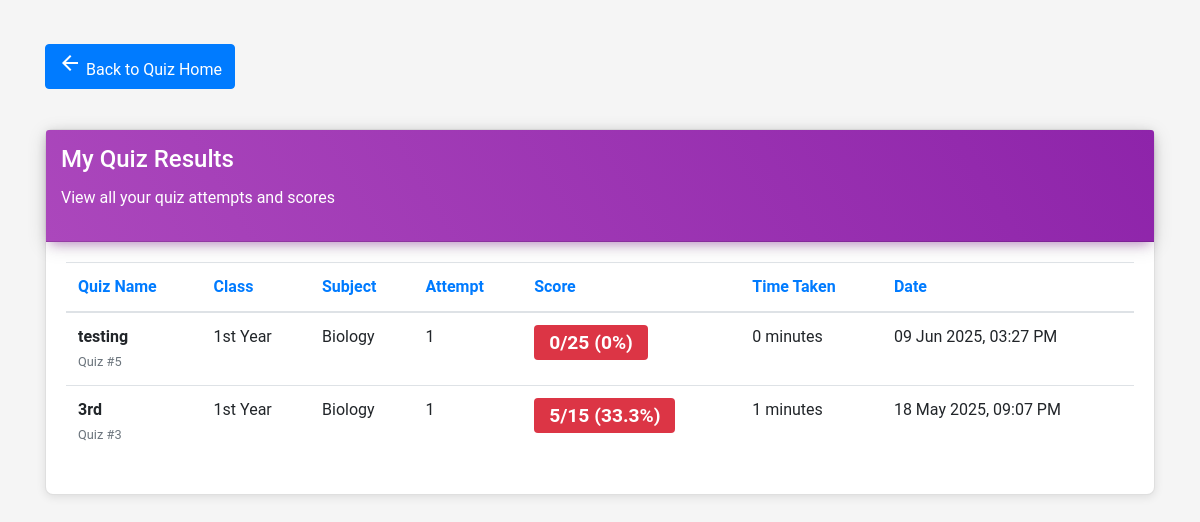
/code/my_results.php (signed in), run on the app's committed database.
### tables this page shows
CREATE TABLE `result` (
  `quizid` int(11) NOT NULL,
  `rollnumber` int(11) NOT NULL,
  `attempt` int(11) NOT NULL,
  `mcqmarks` int(11) NOT NULL,
  `numericalmarks` int(11) NOT NULL,
  `dropdownmarks` int(11) NOT NULL,
  `fillmarks` int(11) NOT NULL,
  `shortmarks` int(11) NOT NULL,
  `essaymarks` int(11) NOT NULL
);

CREATE TABLE `quizconfig` (
  `quizid` int(11) NOT NULL,
  `quiznumber` int(11) NOT NULL,
  `quizname` varchar(50) NOT NULL,
  `starttime` datetime NOT NULL,
  `endtime` datetime NOT NULL,
  `duration` int(11) NOT NULL,
  `attempts` int(11) NOT NULL,
  `mcq` int(11) NOT NULL,
  `numerical` int(11) NOT NULL,
  `dropdown` int(11) NOT NULL,
  `fill` int(11) NOT NULL,
  `short` int(11) NOT NULL,
  `essay` int(11) NOT NULL,
  `mcqmarks` int(11) NOT NULL,
  `numericalmarks` int(11) NOT NULL,
  `dropdownmarks` int(11) NOT NULL,
  `fillmarks` int(11) NOT NULL,
  `shortmarks` int(11) NOT NULL,
  `essaymarks` int(11) NOT NULL,
  `maxmarks` int(11) NOT NULL DEFAULT 0,
  `typea` int(11) DEFAULT 0,
  `typeamarks` int(11) DEFAULT 0,
  `typeb` int(11) DEFAULT 0,
  `typebmarks` int(11) DEFAULT 0,
  `typec` int(11) DEFAULT 0,
  `typecmarks` int(11) DEFAULT 0,
  `typed` int(11) DEFAULT 0,
  `typedmarks` int(11) DEFAULT 0,
  `typee` int(11) DEFAULT 0,
  `typeemarks` int(11) DEFAULT 0,
  `typef` int(11) DEFAULT 0,
  `typefmarks` int(11) DEFAULT 0,
  `total_questions` int(11) DEFAULT NULL,
  `class_id` int(11) DEFAULT NULL,
  `chapter_ids` text DEFAULT NULL,
  `topic_ids` text DEFAULT NULL,
  `subject_id` int(11) DEFAULT NULL,
  `section` varchar(50) DEFAULT NULL COMMENT 'Target section for the quiz',
  `section_id` int(11) DEFAULT NULL,
  `is_random` tinyint(1) NOT NULL DEFAULT 0
);

CREATE TABLE `classes` (
  `class_id` int(11) NOT NULL,
  `class_name` varchar(255) NOT NULL,
  `instructor_email` varchar(50) NOT NULL,
  `created_at` timestamp NOT NULL DEFAULT current_timestamp(),
  `updated_at` timestamp NOT NULL DEFAULT current_timestamp() ON UPDATE current_timestamp()
);

CREATE TABLE `subjects` (
  `subject_id` int(11) NOT NULL,
  `subject_name` varchar(255) NOT NULL
);

CREATE TABLE `quizrecord` (
  `quizid` int(11) NOT NULL,
  `rollnumber` int(11) NOT NULL,
  `attempt` int(11) NOT NULL,
  `starttime` datetime NOT NULL,
  `endtime` datetime DEFAULT NULL
);

### code/my_results.php (the view, shortened to what this page needs)
<?php
include "database.php";
$rollnumber = $_SESSION["rollnumber"];
$sql = "SELECT
            qc.quizid,
            qc.quizname,
            qc.quiznumber,
            c.class_name,
            s.subject_name,
            r.attempt,
            r.mcqmarks + r.numericalmarks + r.dropdownmarks + r.fillmarks + r.shortmarks + r.essaymarks as total_marks,
            qc.maxmarks,
            qr.starttime,
            qr.endtime,
            TIMESTAMPDIFF(MINUTE, qr.starttime, qr.endtime) as time_taken
        FROM result r
        JOIN quizconfig qc ON r.quizid = qc.quizid
        JOIN quizrecord qr ON r.quizid = qr.quizid AND r.rollnumber = qr.rollnumber AND r.attempt = qr.attempt
        LEFT JOIN classes c ON qc.class_id = c.class_id
        LEFT JOIN subjects s ON qc.subject_id = s.subject_id
        WHERE r.rollnumber = ?
        ORDER BY qr.starttime DESC";
$stmt = $conn->prepare($sql);
$stmt->bind_param("i", $rollnumber);
$stmt->execute();
$results = $stmt->get_result();
?>
<!DOCTYPE html>
<html lang="en">
<head>
    <link rel="stylesheet" href="https://cdn.jsdelivr.net/npm/@material/material-dashboard@1.0.0/dist/css/material-dashboard.min.css">
    <link rel="stylesheet" href="https://stackpath.bootstrapcdn.com/bootstrap/4.5.2/css/bootstrap.min.css">
</head>
<body>
    <div class="container mt-4">
        <div class="row">
            <div class="col-12">
                <a href="quizhome.php" class="btn btn-primary back-btn">
                    <i class="material-icons">arrow_back</i> Back to Quiz Home
                </a>
            </div>
        </div>
        <div class="card">
            <div class="card-header card-header-primary">
                <h4 class="card-title">My Quiz Results</h4>
                <p class="card-category">View all your quiz attempts and scores</p>
            </div>
            <div class="card-body">
                <?php if ($results->num_rows > 0): ?>
                    <div class="table-responsive">
                        <table class="table">
                            <thead class="text-primary">
                                <tr>
                                    <th>Quiz Name</th>
                                    <th>Class</th>
                                    <th>Subject</th>
                                    <th>Attempt</th>
                                    <th>Score</th>
                                    <th>Time Taken</th>
                                    <th>Date</th>
                                </tr>
                            </thead>
                            <tbody>
                                <?php while ($row = $results->fetch_assoc()):
                                    $percentage = ($row['total_marks'] / $row['maxmarks']) * 100;
                                    $badge_class = 'badge-';
                                    if ($percentage >= 80) $badge_class .= 'success';
                                    else if ($percentage >= 60) $badge_class .= 'info';
                                    else if ($percentage >= 40) $badge_class .= 'warning';
                                    else $badge_class .= 'danger';
                                ?>
                                    <tr class="result-row">
                                        <td>
                                            <strong><?php echo htmlspecialchars($row['quizname']); ?></strong>
                                            <br>
                                            <small class="text-muted">Quiz #<?php echo htmlspecialchars($row['quiznumber']); ?></small>
                                        </td>
                                        <td><?php echo htmlspecialchars($row['class_name']); ?></td>
                                        <td><?php echo htmlspecialchars($row['subject_name']); ?></td>
                                        <td><?php echo htmlspecialchars($row['attempt']); ?></td>
                                        <td>
                                            <span class="badge <?php echo $badge_class; ?> score-badge">
                                                <?php echo $row['total_marks']; ?>/<?php echo $row['maxmarks']; ?>
                                                (<?php echo round($percentage, 1); ?>%)
                                            </span>
                                        </td>
                                        <td><?php echo htmlspecialchars($row['time_taken']); ?> minutes</td>
                                        <td>
                                            <?php
                                                $start_date = new DateTime($row['starttime']);
                                                echo $start_date->format('d M Y, h:i A');
                                            ?>
                                        </td>
                                    </tr>
                                <?php endwhile; ?>
                            </tbody>
                        </table>
                    </div>
                <?php endif; ?>
            </div>
        </div>
    </div>
</body>
</html>

### code/my_results.php (style rules this page uses)
body { background-color: #f5f5f5; font-family: 'Roboto', sans-serif; }
.card { box-shadow: 0 2px 10px rgba(0,0,0,0.1); border-radius: 8px; margin-top: 20px; }
.card-header-primary { background: linear-gradient(60deg, #ab47bc, #8e24aa); box-shadow: 0 4px 20px 0px rgba(0, 0, 0, 0.14), 0 7px 10px -5px rgba(156, 39, 176, 0.4); border-radius: 8px 8px 0 0; padding: 15px; color: white; }
.result-row { transition: all 0.3s ease; }
.score-badge { font-size: 1.2em; padding: 8px 15px; }
.back-btn { margin: 20px 0; }

### data on the page
result: quizid.quizname "testing", quizid.quiznumber "5", classes.class_name "1st Year", subjects.subject_name "Biology", attempt "1", total_marks "0", quizid.maxmarks "25", percentage "0", time_taken "0", quizrecord.starttime "09 Jun 2025, 03:27 PM"
result: quizid.quizname "3rd", quizid.quiznumber "3", classes.class_name "1st Year", subjects.subject_name "Biology", attempt "1", total_marks "5", quizid.maxmarks "15", percentage "33.3", time_taken "1", quizrecord.starttime "18 May 2025, 09:07 PM"
